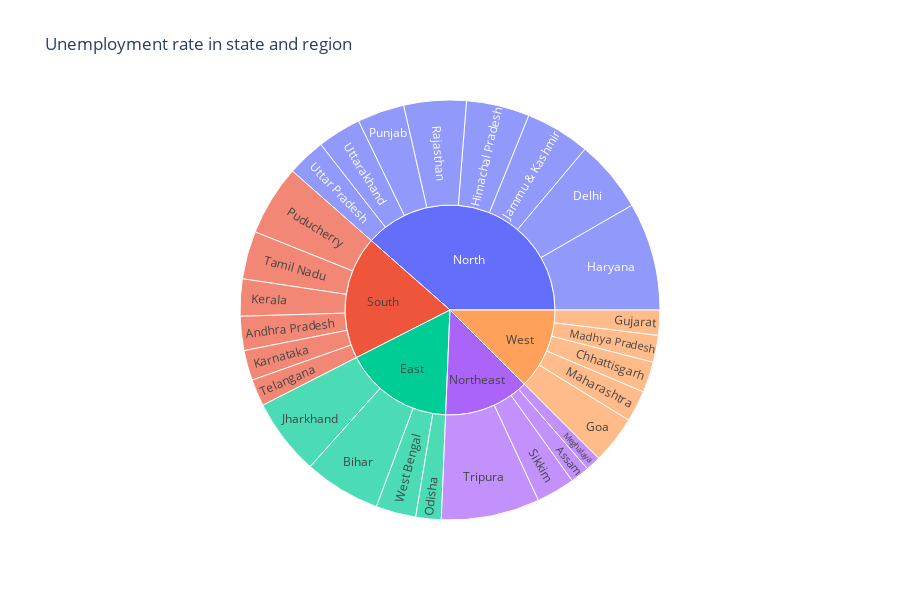

Write notebook code for a chart like this one.
### Code cell
unemployment =df.groupby(['Region','State'])['Estimated Unemployment Rate (%)'].mean().reset_index()
unemployment.head()
fig = px.sunburst(unemployment,path=['Region','State'],values='Estimated Unemployment Rate (%)',
                 title ='Unemployment rate in state and region',height=600)
fig.show()

### Figure 1 — Plotly figure (JSON) as saved in the notebook; plotly's stock layout.template omitted (floating-point values rounded to 4 significant figures)
{"data": [{"branchvalues": "total", "domain": {"x": [0, 1], "y": [0, 1]}, "hovertemplate": "labels=%{label}<br>Estimated Unemployment Rate (%)=%{value}<br>parent=%{parent}<br>id=%{id}<extra></extra>", "ids": ["South/Andhra Pradesh", "Northeast/Assam", "East/Bihar", "West/Chhattisgarh", "North/Delhi", "West/Goa", "West/Gujarat", "North/Haryana", "North/Himachal Pradesh", "North/Jammu & Kashmir", "East/Jharkhand", "South/Karnataka", "South/Kerala", "West/Madhya Pradesh", "West/Maharashtra", "Northeast/Meghalaya", "East/Odisha", "South/Puducherry", "North/Punjab", "North/Rajasthan", "Northeast/Sikkim", "South/Tamil Nadu", "South/Telangana", "Northeast/Tripura", "North/Uttar Pradesh", "North/Uttarakhand", "East/West Bengal", "East", "North", "Northeast", "South", "West"], "labels": ["Andhra Pradesh", "Assam", "Bihar", "Chhattisgarh", "Delhi", "Goa", "Gujarat", "Haryana", "Himachal Pradesh", "Jammu & Kashmir", "Jharkhand", "Karnataka", "Kerala", "Madhya Pradesh", "Maharashtra", "Meghalaya", "Odisha", "Puducherry", "Punjab", "Rajasthan", "Sikkim", "Tamil Nadu", "Telangana", "Tripura", "Uttar Pradesh", "Uttarakhand", "West Bengal", "East", "North", "Northeast", "South", "West"], "name": "", "parents": ["South", "Northeast", "East", "West", "North", "West", "West", "North", "North", "North", "East", "South", "South", "West", "West", "Northeast", "East", "South", "North", "North", "Northeast", "South", "South", "Northeast", "North", "North", "East", "", "", "", "", ""], "type": "sunburst", "values": [8.664, 4.856, 19.47, 7.819, 18.41, 12.17, 6.376, 27.48, 16.07, 16.48, 19.54, 7.668, 9.434, 6.854, 7.979, 3.866, 6.462, 17.94, 11.98, 15.87, 9.793, 12.19, 6.833, 25.05, 9.737, 11.16, 10.19, 55.66, 127.2, 43.57, 62.73, 41.2]}], "layout": {"height": 600, "legend": {"tracegroupgap": 0}, "title": {"text": "Unemployment rate in state and region"}}}
